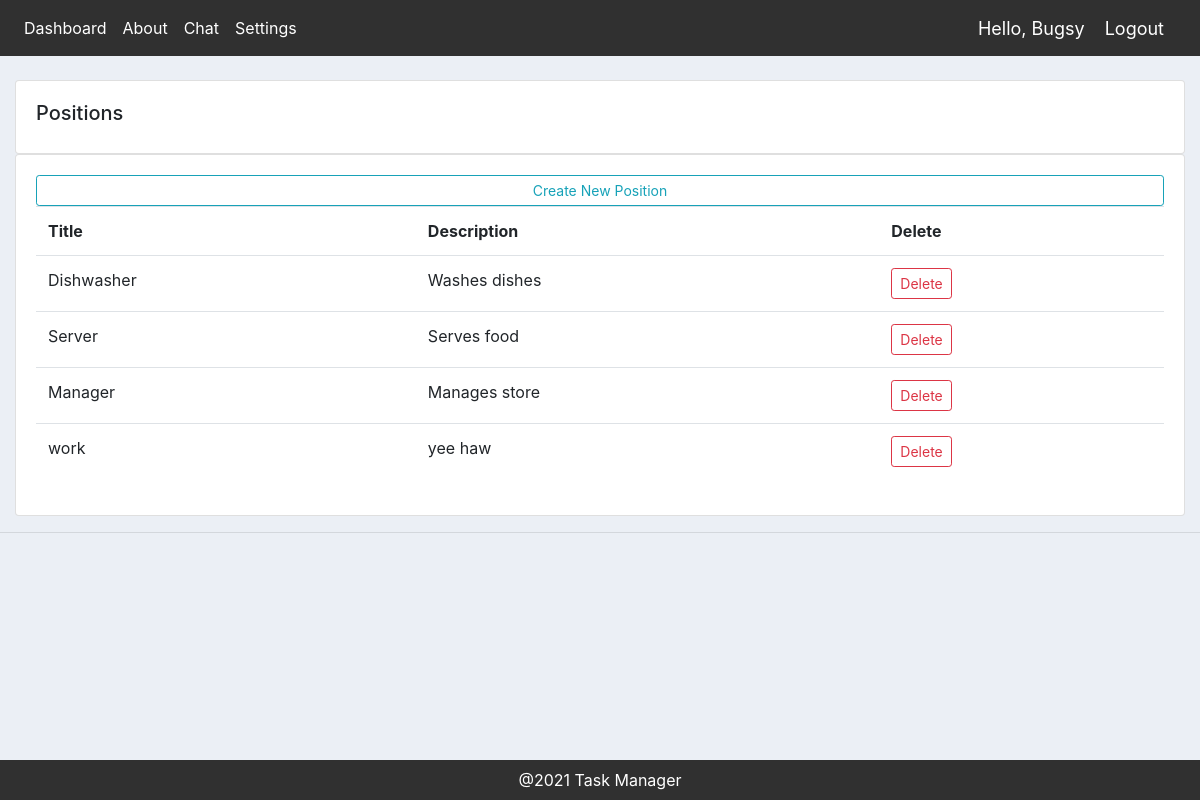
The app's page /positions/ (signed in), older data.
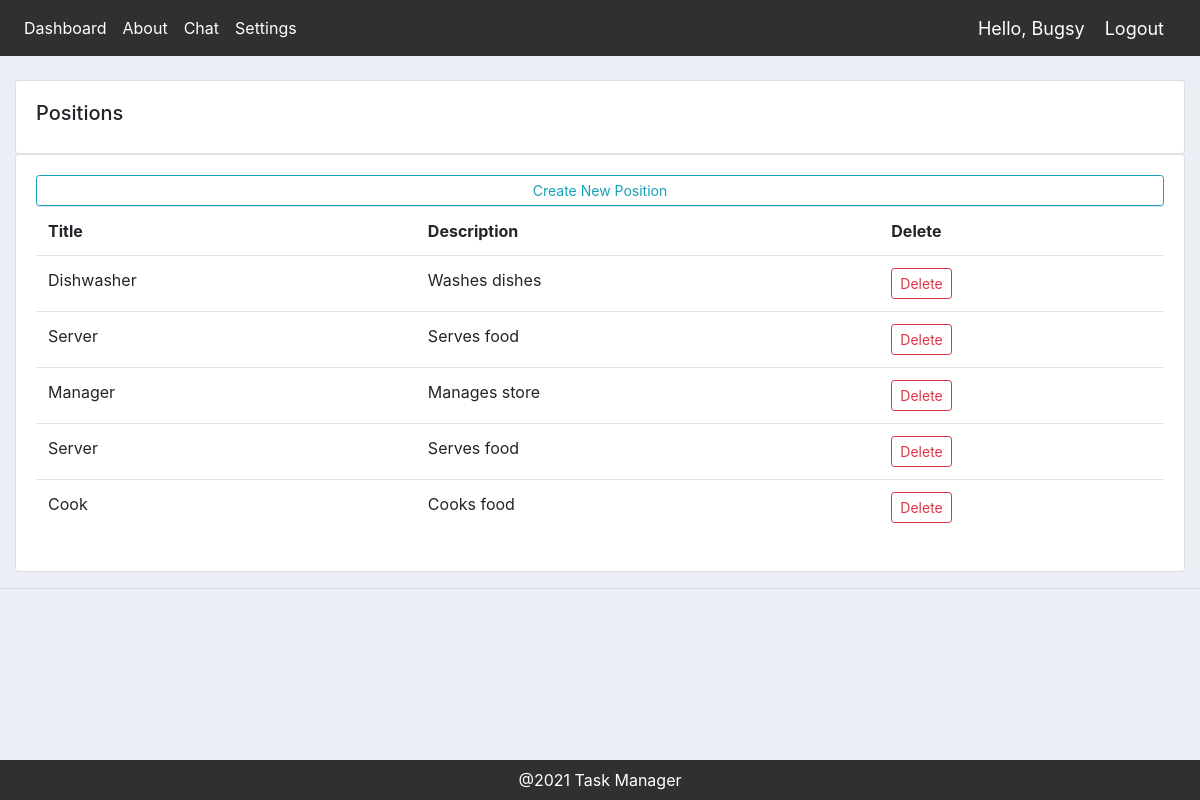
The same page, newer data.
### schedule_app/models.py (models this page shows, shortened)
class Position(models.Model):
    title = models.CharField(max_length=200, null=True)
    description = models.CharField(max_length=200, null=True, blank=True)

### schedule_app/views.py (the view)
# urls.py: path('positions/', views.positions, name='positions'),
@login_required(login_url='login')
def positions(request):
    positions = Position.objects.all()
    return render(request, 'schedule_app/positions.html', {'positions': positions})

### schedule_app/templates/schedule_app/positions.html
{% extends 'schedule_app/main.html' %}
{% block content %}
<br>
<div class="row">
    <div class="col-md">
        <div class="card card-body">
            <h5>Positions</h5>
        </div>
        <div class="card card-body">
            <a class="btn btn-outline-info  btn-sm btn-block" href="{% url 'create_position' %}">Create New Position</a>
            <table class="table">
                <tr>
                    <th>Title</th>
                    <th>Description</th>
                    <th>Delete</th>
                </tr>
                {% for position in positions %}
                <tr>
                    <td>{{position.title}}</td>
                    <td>{{position.description}}</td>
                    <td><a class="btn btn-sm btn-outline-danger"
                            href="{% url 'delete_position' position.id %}">Delete</a></td>
                </tr>
                {% endfor %}
            </table>
        </div>
    </div>
</div>
{% endblock content %}

Row changes from the older to the newer data that the page shows:
removed Position: title "work", description "yee haw"
added Position: title "Server", description "Serves food"
added Position: title "Cook", description "Cooks food"
